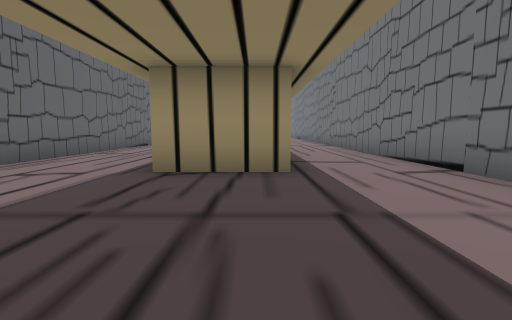
view 1 (above)

22 first-person views from a walk through a 3-D level made in the Unity game engine. The camera is 1.2 m above the floor, tilts 6° down and sees 85° across. The floor is counted in squares, 2 m on a side. Each view is taken from the middle of a square. On the plan, view 1 faces up. The plan holds only what a view shows up to about 9 squares ahead; the rest is blank. The place goes on beyond the plan. The player character is not drawn.

view 2
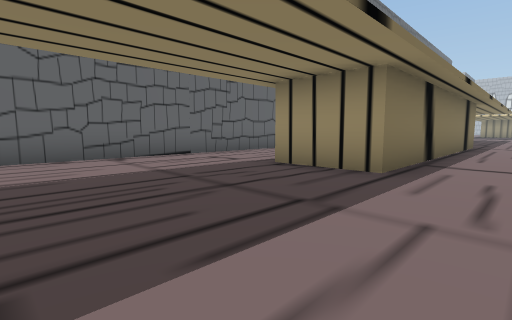

view 3
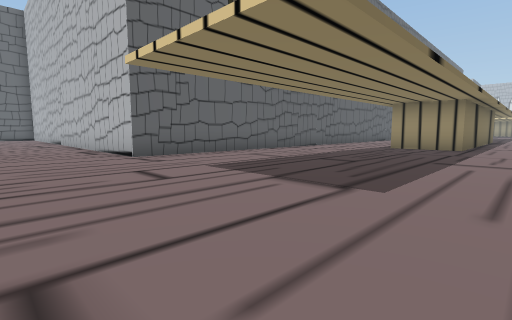

view 4
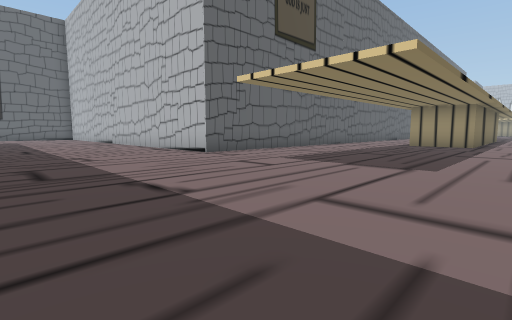

view 5
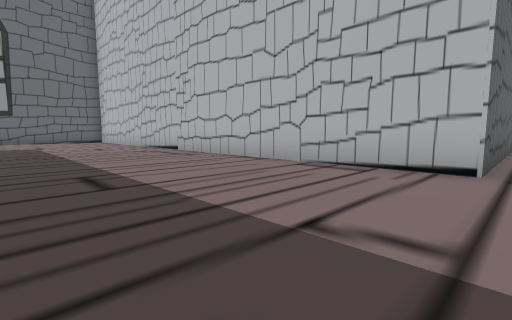

view 6
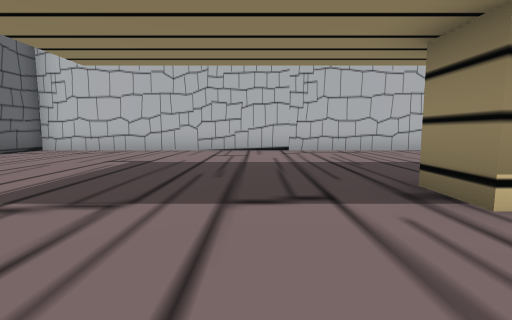

view 7
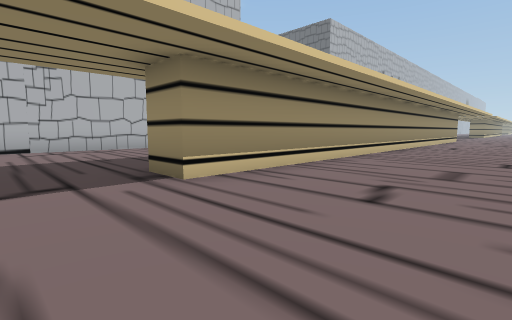

view 8
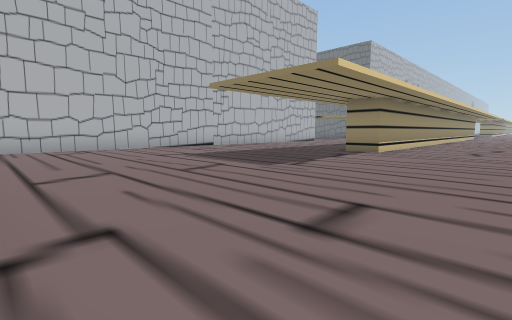

view 9
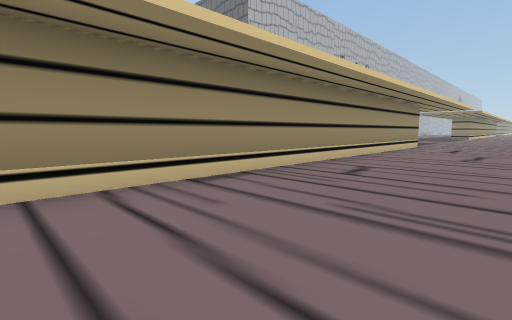

view 10
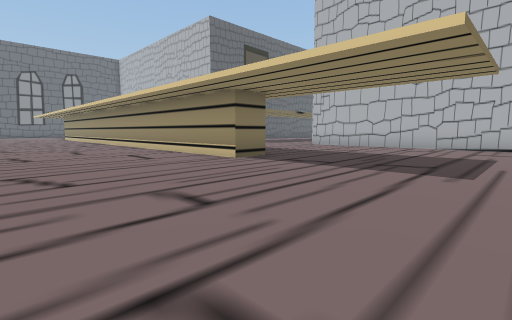

view 11
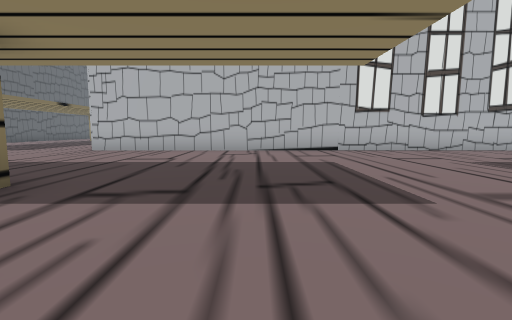

view 12
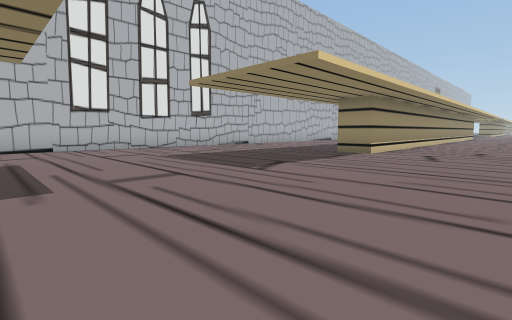

view 13
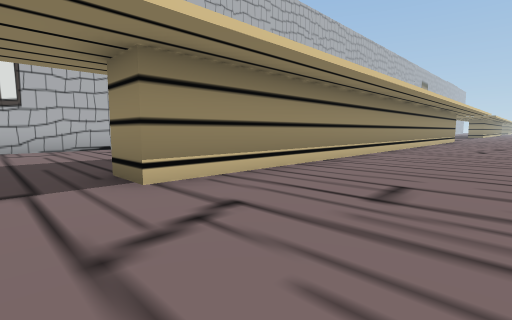

view 14
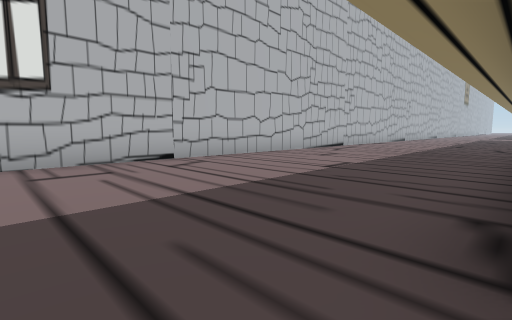

view 15
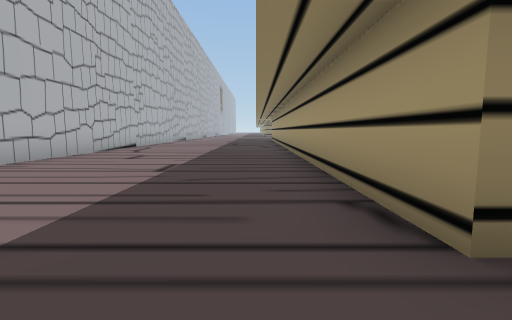

view 16
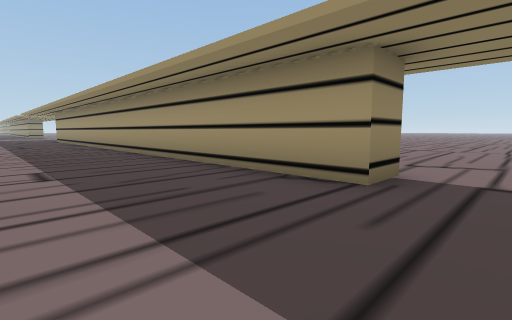

view 17
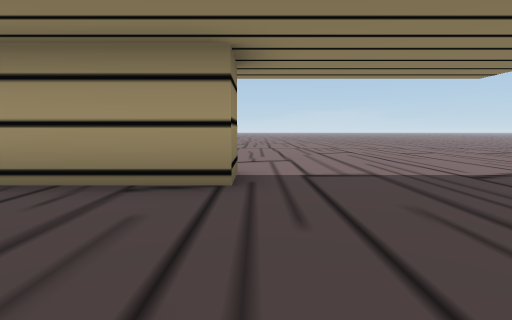

view 18
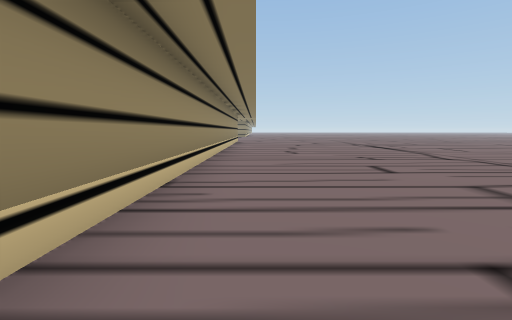

view 19
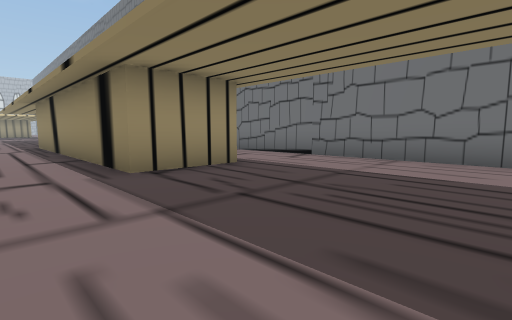

view 20
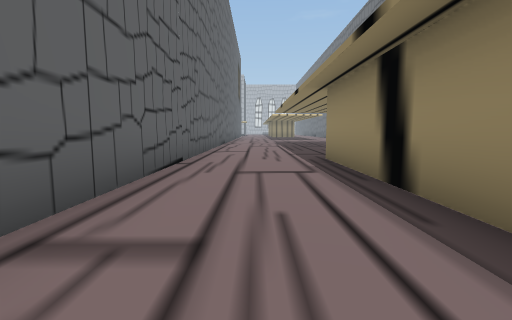

view 21
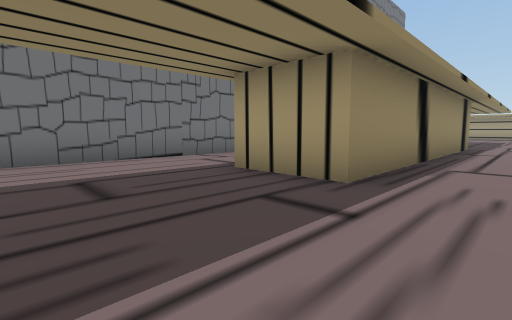

view 22
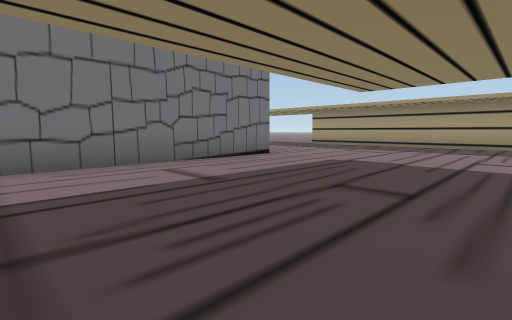

### Floor plan
Points are (right, up) in squares from view 1. A wall is a line through its corners. A room is listed if a view was taken in it or the views show most of it. See-through windows are left out.
Room 1 (views 1, 2, 3, 4, 5, 6, 7, 8, 9, 10, 11, 12, 13, 14, 15, 16, 17, 18, 19, 20, 22)
walls: (5.3, -9) (5.3, -10) (-11.2, -10) (-11.2, -9); (-1.6, -9) (-0.1, -9); (0.5, 11.4) (0.5, 4) (-1.5, 4) (-1.5, 12); (-4.4, 13.5) (-4.4, -3.5) (-19.5, -3.5) (-19.5, -4.1); (24.1, -3.5) (3, -3.5) (3, 13.4); (25.5, -10) (16.3, -10) (16.3, -9) (24.9, -9)
ways out: opening at (-0.5, 12.8) to room 2
Room 2 (view 21)
walls: (-1.5, 12) (0.5, 12); (3, 13.4) (3, 14.9); (-4.4, 15) (-4.4, 13.5)
ways out: opening at (-0.5, 12.8) to room 1

Positions as (right, up) in squares from view 1, and headings:
1: (0, 0), facing up
2: (2, 0), facing up-left
3: (2, -6), facing up-left
4: (2, -8), facing up-left
5: (-4, -8), facing up-left
6: (-13, -12), facing up
7: (-13, -13), facing up-right
8: (-19, -13), facing up-right
9: (-6, -13), facing up-right
10: (10, -14), facing up-left
11: (8, -12), facing up
12: (9, -13), facing up-right
13: (15, -13), facing up-right
14: (15, -9), facing up-right
15: (15, -8), facing right
16: (15, -6), facing down-right
17: (16, -6), facing down
18: (17, -11), facing right
19: (-3, 0), facing up-right
20: (-3, 6), facing up
21: (-3, 15), facing down-right
22: (-2, 2), facing down-right
